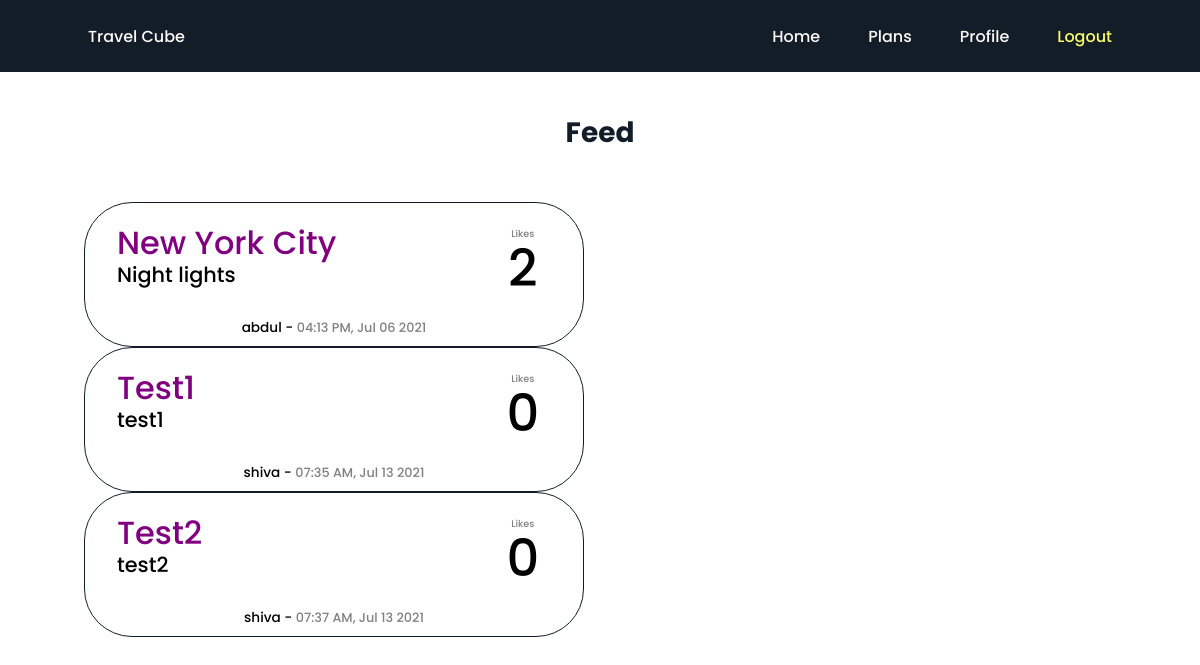
Page /plans (signed in) on the committed database.
### models.py (models this page shows, shortened)
class Post(db.Model):
    id = db.Column(db.Integer, primary_key=True)
    city = db.Column(db.String(140))
    country = db.Column(db.String(140))
    description = db.Column(db.String(140))
    timestamp = db.Column(db.DateTime, index=True, default=datetime.utcnow)
    user_id = db.Column(db.Integer, db.ForeignKey('user.id'))
    likes = db.relationship('Like', backref='post', lazy='dynamic', cascade = 'all, delete, delete-orphan')

class User(UserMixin, db.Model):
    id = db.Column(db.Integer, primary_key=True)
    username = db.Column(db.String(64), index=True, unique=True)
    email = db.Column(db.String(120), index=True, unique=True)
    password_hash = db.Column(db.String(128))
    posts = db.relationship('Post', backref='author', lazy='dynamic', cascade = 'all, delete, delete-orphan')
    liked = db.relationship('Like', backref='user', lazy='dynamic', cascade = 'all, delete, delete-orphan')

### routes.py (the view)
@app.route('/plans')
def plans():
    posts = Post.query.all()
    if not posts:
        posts=[]
    return render_template('plans.html', posts=posts)

### routes.py (called while the page is built)
@login.user_loader
def load_user(id):
    return User.query.get(int(id))

### templates/plans.html
{% extends "base.html" %}
{% block content %}
    <div class="outer" id="main">
        <div class="inner">
            <h1 class="header">Feed</h1>
            <div class="scroll">
                {% for post in posts %}
                    <div class="plans">
                        <div class="city">
                            <p class="cityname">{{ post.city | title}}</p>
                            <p class="description">{{ post.description }}</p>
                        </div>
                        <div class="authtime">
                            <p class="author">{{ post.author.username }} - <span class="time">{{ post.timestamp.strftime('%I:%M %p, %b %d %Y') }}</span></p>
                        </div>
                        <div class="likes">
                            <p class="label">Likes</p>
                            <p class="count">{{ post.likes.count() }}</p>
                        </div>
                    </div>
                {% endfor %}
            </div>
        </div>
    </div>
{% endblock %}

### static/css/main.css (style rules this page uses)
:root { --header-height: 3rem; --first-color: #131D27; --first-color-dark: #fafc69; --first-color-darken: #dee059; --white-color: #FCF8F8; --body-font: 'Poppins', sans-serif; --big-font-size: 2.5rem; --normal-font-size: .938rem; --z-fixed: 100; }
@media screen and (min-width: 768px) { :root { --big-font-size: 5rem; --normal-font-size: 1rem; } }
*,::before,::after { box-sizing: border-box; }
html { scroll-behavior: smooth; }
body { margin: var(--header-height) 0 0 0; padding: 0; font-family: var(--body-font); font-size: var(--normal-font-size); font-weight: 500; }
h1,p,ul { margin: 0; }
@media screen and (min-width: 768px) { body { margin: 0; } }

### static/css/plans.css (style rules this page uses)
:root { --body-font: 'Poppins', sans-serif; }
.plans div p { padding: 0; margin: 0; }
.outer { display: flex; justify-content: center; overflow: hidden; }
.inner { display: grid; row-gap: 1.5rem; width: 75%; grid-auto-rows: min-content; margin-bottom: 2rem; margin-top: .5rem; justify-content: center; }
.header { color: #131D27; font-size: 1.5rem; text-align: center; grid-column-start: 1; grid-column-end: 2; grid-row-start: 1; grid-row-end: 2; margin-bottom: 1rem; visibility: hidden; }
.plans { display: grid; border: .12rem #131D27 solid; border-radius: 3rem; padding: 0.75rem 1rem 0.25rem 1rem; grid-template-columns: 4fr 1fr; column-gap: 1rem; visibility: hidden; }
.cityname { font-size: 1.7rem; color: purple; }
.city { grid-column-start: 1; grid-column-end: 2; grid-row-start: 1; grid-row-end: 3; align-items: center; padding-left: 0.5rem; line-height: 2rem; }
.description { font-size: 1rem; color: black; }
.authtime { grid-column-start: 1; grid-column-end: 3; grid-row-start: 3; grid-row-end: 4; text-align: center; }
.author { font-size: 0.65rem; color: black; }
.time { font-size: 0.6rem; color: gray; }
.label { color: gray; font-size: 0.6rem; text-align: center; }
.count { transform: translateY(-0.7rem); }
.likes { text-align: center; display: grid; font-size: 3rem; grid-column-start: 2; grid-column-end: 3; grid-row-start: 1; grid-row-end: 3; }
@media screen and (min-width: 968px) { .inner { justify-content: center; margin-top: 2rem; grid-template-columns: repeat(2, 500px); column-gap: 2rem; row-gap: 2rem; } }
@media screen and (min-width: 968px) { .header { font-size: 1.75rem; grid-column-start: 1; grid-column-end: 3; grid-row-start: 1; grid-row-end: 2; margin-top: 0.5rem; } }
@media screen and (min-width: 968px) { .plans { padding: 1.5rem 1.5rem 0.5rem 1.5rem; grid-template-columns: 5fr 1fr; } }
@media screen and (min-width: 968px) { .cityname { font-size: 2rem; } }
@media screen and (min-width: 968px) { .description { font-size: 1.3rem; } }
@media screen and (min-width: 968px) { .author { font-size: 0.85rem; } }
@media screen and (min-width: 968px) { .time { font-size: 0.8rem; } }
@media screen and (min-width: 968px) { .likes { font-size: 3.2rem; } }

### rows in the picture
Post: city "New York City", description "Night lights", author.username "abdul", timestamp "04:13 PM, Jul 06 2021", likes.count "2"
Post: city "Test1", description "test1", author.username "shiva", timestamp "07:35 AM, Jul 13 2021", likes.count "0"
Post: city "Test2", description "test2", author.username "shiva", timestamp "07:37 AM, Jul 13 2021", likes.count "0"
